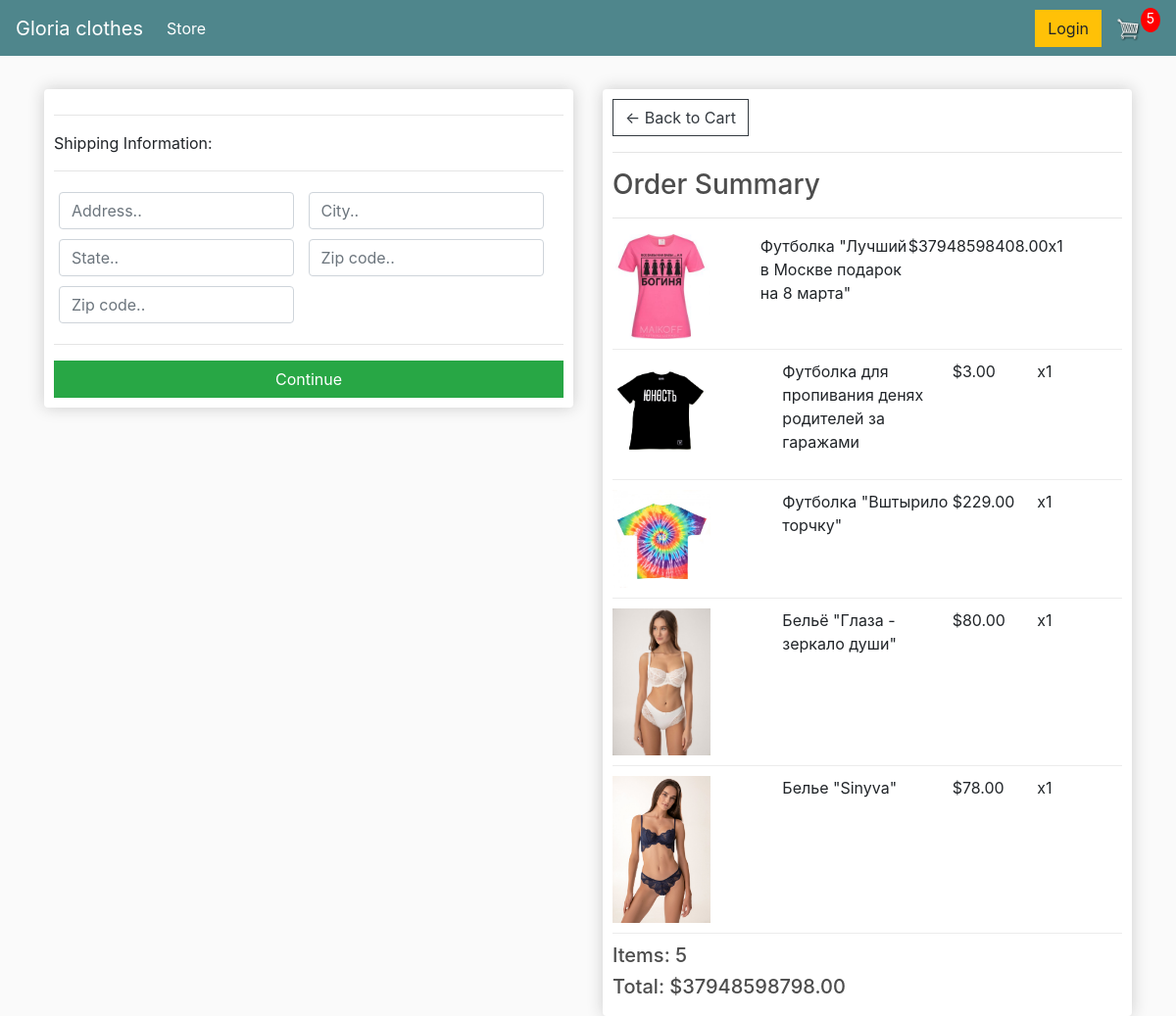
Screenshot of /checkout/ (signed in) with the database file from the repository.
### store/models.py (models this page shows, shortened)
class OrderItem(models.Model):
	product = models.ForeignKey(Product, on_delete=models.SET_NULL, null=True)
	order = models.ForeignKey(Order, on_delete=models.SET_NULL, null=True)
	quantity = models.IntegerField(default=0, null=True, blank=True)
	date_added = models.DateTimeField(auto_now_add=True)
	@property
	def get_total(self):
		total = self.product.price * self.quantity
		return total

class Product(models.Model):
	name = models.CharField(max_length=200)
	price = models.FloatField()
	digital = models.BooleanField(default=False,null=True, blank=True)
	image = models.ImageField(null=True, blank=True)
	@property
	def imageURL(self):
		try:
			url = self.image.url
		except:
			url = ''
		return url

class Order(models.Model):
	customer = models.ForeignKey(Customer, on_delete=models.SET_NULL, null=True, blank=True)
	date_ordered = models.DateTimeField(auto_now_add=True)
	complete = models.BooleanField(default=False)
	transaction_id = models.CharField(max_length=100, null=True)
	@property
	def shipping(self):
		shipping = False
		orderitems = self.orderitem_set.all()
		for i in orderitems:
			if i.product.digital == False:
				shipping = True
		return shipping
	@property
	def get_cart_total(self):
		orderitems = self.orderitem_set.all()
		total = sum([item.get_total for item in orderitems])
		return total
	@property
	def get_cart_items(self):
		orderitems = self.orderitem_set.all()
		total = sum([item.quantity for item in orderitems])
		return total

### store/views.py (the view)
# urls.py: path('checkout/', views.checkout, name="checkout"),
def checkout(request):
    data = cartData(request)
    cartItems = data['cartItems']
    order = data['order']
    items = data['items']
    context = {'items': items, 'order': order, 'cartItems': cartItems}
    return render(request, 'store/checkout.html', context)

### store/utils.py (called while the page is built)
def cartData(request):
	if request.user.is_authenticated:
		customer = request.user.customer
		order, created = Order.objects.get_or_create(customer=customer, complete=False)
		items = order.orderitem_set.all()
		cartItems = order.get_cart_items
	else:
		cookieData = cookieCart(request)
		cartItems = cookieData['cartItems']
		order = cookieData['order']
		items = cookieData['items']
	return {'cartItems':cartItems ,'order':order, 'items':items}

### store/templates/store/checkout.html (shortened to what this page needs)
{% extends 'store/main.html' %}
{% load static %}
{% block content %}
     <div class="row">
		<div class="col-lg-6">
			<div class="box-element" id="form-wrapper">
				<form id="form">
					<div id="shipping-info">
						<hr>
						<p>Shipping Information:</p>
						<hr>
						<div class="form-field">
							<input class="form-control" type="text" name="address" placeholder="Address..">
						</div>
						<div class="form-field">
							<input class="form-control" type="text" name="city" placeholder="City..">
						</div>
						<div class="form-field">
							<input class="form-control" type="text" name="state" placeholder="State..">
						</div>
						<div class="form-field">
							<input class="form-control" type="text" name="zipcode" placeholder="Zip code..">
						</div>
						<div class="form-field">
							<input class="form-control" type="text" name="country" placeholder="Zip code..">
						</div>
					</div>
					<hr>
					<input id="form-button" class="btn btn-success btn-block" type="submit" value="Continue">
				</form>
			</div>
			<br>
		</div>
		<div class="col-lg-6">
			<div class="box-element">
				<a  class="btn btn-outline-dark" href="{% url 'cart' %}">&#x2190; Back to Cart</a>
				<hr>
				<h3>Order Summary</h3>
				<hr>
				{% for item in items %}
				<div class="cart-row">
					<div style="flex:2"><img class="row-image" src="{{item.product.imageURL}}"></div>
					<div style="flex:2"><p>{{item.product.name}}</p></div>
					<div style="flex:1"><p>${{item.product.price|floatformat:2}}</p></div>
					<div style="flex:1"><p>x{{item.quantity}}</p></div>
				</div>
				{% endfor %}
				<h5>Items:   {{order.get_cart_items}}</h5>
				<h5>Total:   ${{order.get_cart_total|floatformat:2}}</h5>
			</div>
		</div>
	</div>
{% endblock content %}

### static/css/main.css (style rules this page uses)
body { background-color: hsl(0, 0%, 98%); }
h1,h2,h3,h4,h5,h6 { color:hsl(0, 0%, 30%); }
.box-element { box-shadow:hsl(0, 0%, 80%) 0 0 16px; background-color: #fff; border-radius: 4px; padding: 10px; }
.col-lg-4, .col-lg-6, .col-lg-8, .col-lg-12 { margin-top: 10px; }
.btn { border-radius: 0; }
.row-image { width: 100px; }
.form-field { width:250px; display: inline-block; padding: 5px; }
.cart-row { display: flex; align-items: flex-stretch; padding-bottom: 10px; margin-bottom: 10px; border-bottom: 1px solid #ececec; }

### rows the page displays
OrderItem: product.imageURL (picture), product.name "Футболка \"Лучший в Москве подарок на 8 марта\"", product.price "37948598408.00", quantity "1"
OrderItem: product.imageURL (picture), product.name "Футболка для пропивания денях родителей за гаражами", product.price "3.00", quantity "1"
OrderItem: product.imageURL (picture), product.name "Футболка \"Вштырило торчку\"", product.price "229.00", quantity "1"
OrderItem: product.imageURL (picture), product.name "Бельё \"Глаза - зеркало души\"", product.price "80.00", quantity "1"
OrderItem: product.imageURL (picture), product.name "Белье \"Sinyva\"", product.price "78.00", quantity "1"
Order: get_cart_items "5", get_cart_total "37948598798.00"

### other values shown
{{ cartItems }} "5"
